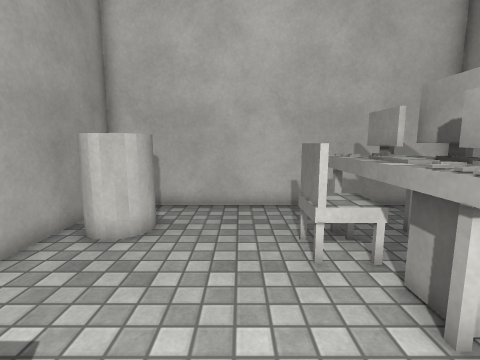
View 1 (above)

12 first-person views from a walk through a scene from a Unity 3-D project. The camera is 1.3 m above the floor, tilts 8° down and sees 85° across. The floor is counted in squares, 0.5 m on a side. Each view is taken from the middle of a square. On the plan, view 1 faces up. The plan holds only what a view shows up to about 18 squares ahead; the rest is blank. Surface patterns are stand-ins for the level's own textures.

View 2
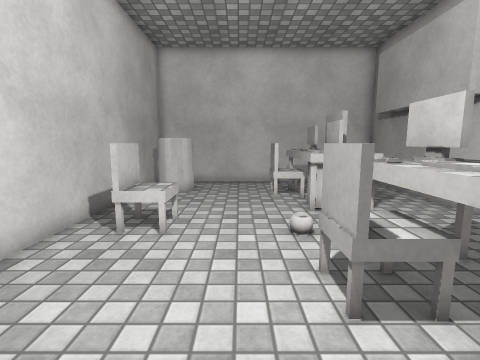

View 3
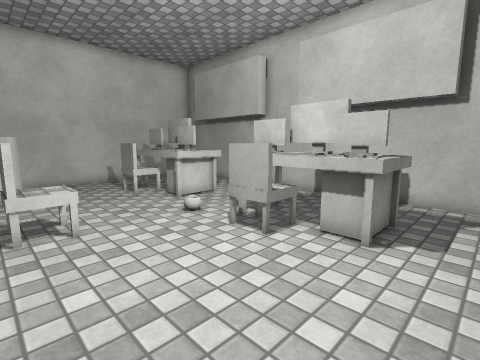

View 4
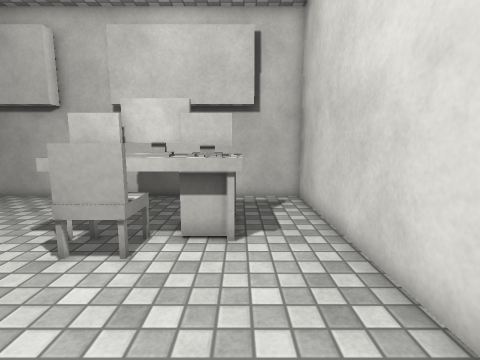

View 5
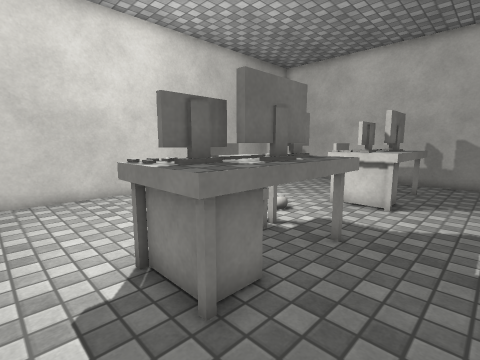

View 6
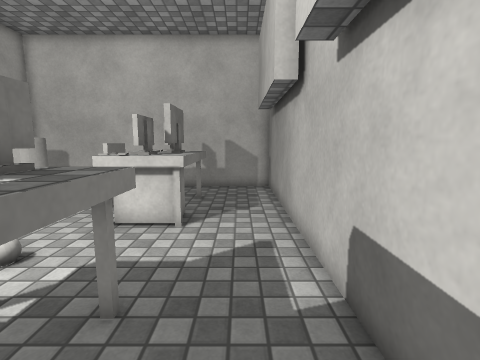

View 7
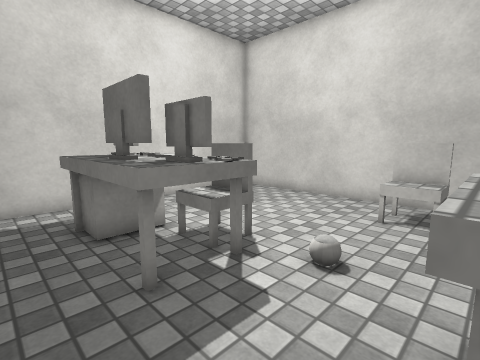

View 8
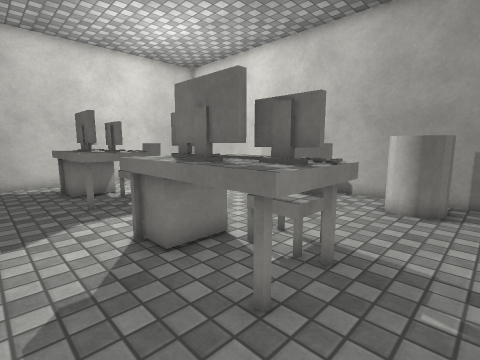

View 9
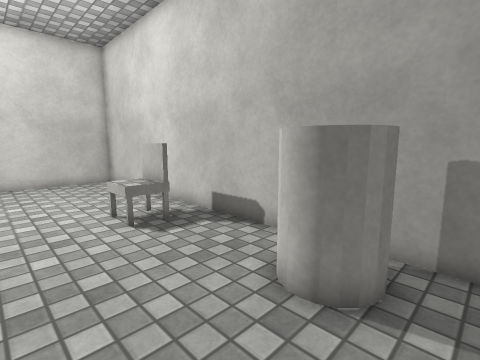

View 10
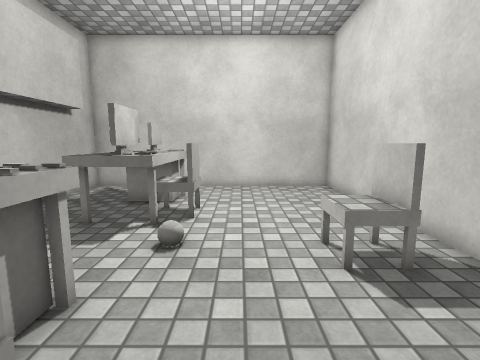

View 11
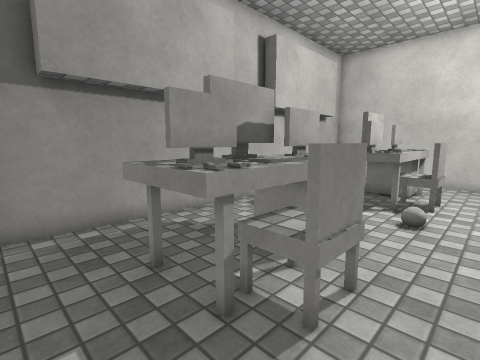

View 12
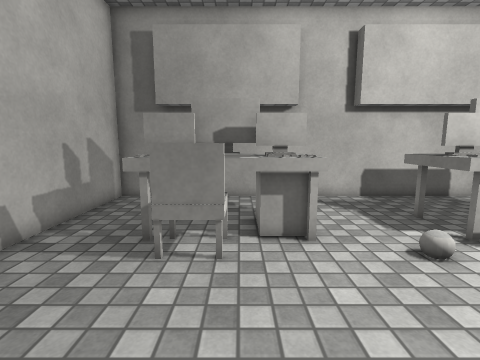

### Floor plan
Points are (right, up) in squares from view 1. A wall is a line through its corners. A room is listed if a view was taken in it or the views show most of it. See-through windows are left out.
Room 1 (views 1, 2, 3, 4, 9, 10, 11, 12)
walls: (-2.1, 0.3) (-3.6, 0.3) (-3.6, 1.9) (-2.1, 1.9); (-3.4, 2) (-3.4, 0.2); (5.6, 10.9) (-5.4, 10.9) (-5.4, -8.9) (3.6, -8.9)
low walls: (-2.1, 1.9) (-2.1, 0.3)
ways out: opening at (4, -7.5) to room 2; opening at (4, 1) to room 2; opening at (5.5, 9.5) to room 2
objects: cylinder (-4, 7) to (-3, 9); table (2, -6) to (5, -1); table (2, 3) to (5, 8)
Room 2 (views 5, 6, 7, 8)
walls: (3.6, -8.9) (8.8, -8.9) (8.8, 10.9) (5.6, 10.9)
ways out: opening at (4, -7.5) to room 1; opening at (4, 1) to room 1; opening at (5.5, 9.5) to room 1

Where each view was taken, in squares from view 1:
view 1: 0 up, 0 right, facing up
view 2: 7 down, 0 right, facing up
view 3: 8 down, 4 left, facing up-right
view 4: 6 down, 4 left, facing right
view 5: 8 down, 8 right, facing up-left
view 6: 5 down, 7 right, facing up
view 7: 3 up, 7 right, facing down-left
view 8: 10 up, 8 right, facing down-left
view 9: 10 up, 1 right, facing down-left
view 10: 7 up, 0 right, facing down
view 11: 10 up, 0 right, facing down-right
view 12: 5 up, 4 left, facing right
